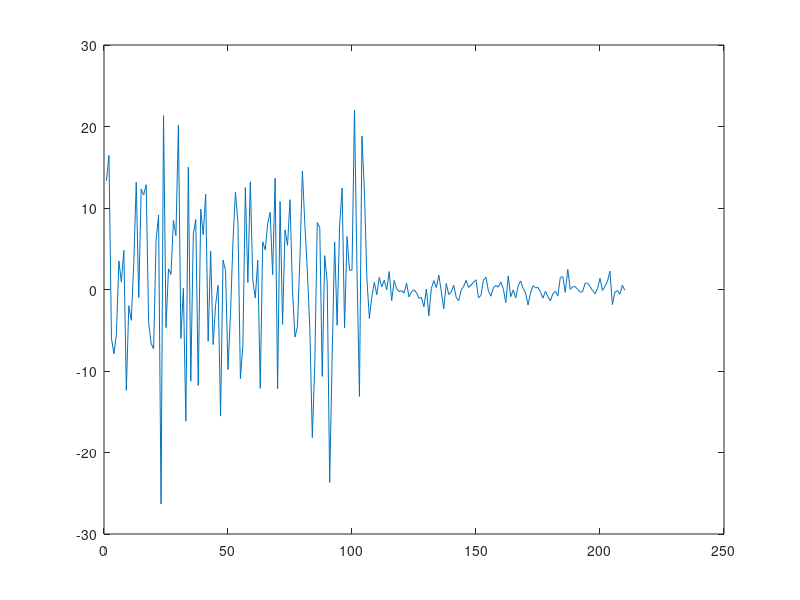

The MATLAB source for this figure: (Note: this script raises an error after producing the figure.)
%%
% Delta is generated directly for the reduced representation
% each site can be a value from 1 to 21

close all; clear all;
addpath('./functions');

%% initialization
M=500000; % number of samples
q=2; % the residue to remove at each site
bias_L=0; % Window selection, the left threshold
bias_R=1; %window selection, the right threshold
amino_N=21; % this is the default. Otherwise, there will be error in the down stream analysis
L=10; % length of the sequence
 
%% loading the mutation vector Delta
% lower modes seems to be relevant in our system
Delta_0=randn(1,amino_N*L);

s=1.2;
sector_region=1:5*amino_N;
Delta_0(sector_region)=10*randn(1,5*amino_N);

Delta_0(8)=s*4;
% Delta_0(10)=5;
% Delta_0(20)=2;
Delta_0(amino_N+10)=-s*5;
Delta_0(2*amino_N+6)=s*3;
Delta_0(3*amino_N+20)=-s*4;
Delta_0(4*amino_N+16)=s*2;
figure,plot(Delta_0);

%% generate sequence ensemble
sequence=zeros(M,L);

for k=1:M
    sequence(k,:)=ceil(amino_N*rand(1,L));
end



%% naive binary representation
[binary_sequence_0,inverse_index,conserved_num,index_aminoacid]=naive_binary_representation(sequence,amino_N);
count_0=L*amino_N;


%% selection. Only window selection is provded here
sum_K=zeros(M,1);
for k=1:M
   sum_K(k)=sum(Delta_0.*binary_sequence_0(k,:));
end

plot_distribution(sum_K,[-40 40],40,'$\sum_l\alpha_l\Delta_0_l$');

figureParameter
bar(1:count_0,Delta_0,'b')
xlim([0 count_0]);
ylim([-30 30]);
a1=xlabel('Site index');
a2=ylabel('Old Delta');
fig_name='./figure/old-Delta.eps';
figurePostTreat


index_center=sum_K>mean(sum_K)+bias_L*std(sum_K) & sum_K<mean(sum_K)+bias_R*std(sum_K);

% the selected sequence
sequence_new=sequence(index_center,:);

%% use the reference q to generate the corresponding referenced mutation effect
Delta_new_matrix=zeros(amino_N-1,L); % a matrix
Delta_new_vector=zeros(1,(amino_N-1)*L);
for j=1:L
    old_index_1=(j-1)*amino_N+1:(j-1)*amino_N+q-1;
    old_index_2=(j-1)*amino_N+q+1:j*amino_N;
    old_index=cat(2,old_index_1,old_index_2);
    
    
    Delta_new_matrix(:,j)=Delta_0(old_index)-Delta_0((j-1)*amino_N+q); 
    new_index=(j-1)*(amino_N-1)+1:j*(amino_N-1);
    Delta_new_vector(new_index)=Delta_0(old_index)-Delta_0((j-1)*amino_N+q);
end
    
figureParameter
bar(1:length(Delta_new_vector),Delta_new_vector,'b')
xlim([0 count_0]);
ylim([-30 30]);
a1=xlabel('Site index');
a2=ylabel('Referenced Delta');
fig_name='./figure/referenced-Delta.eps';
figurePostTreat



save ./Data/artificial_protein_sequences_and_Delta  sequence_new Delta_new_matrix q Delta_new_vector amino_N
